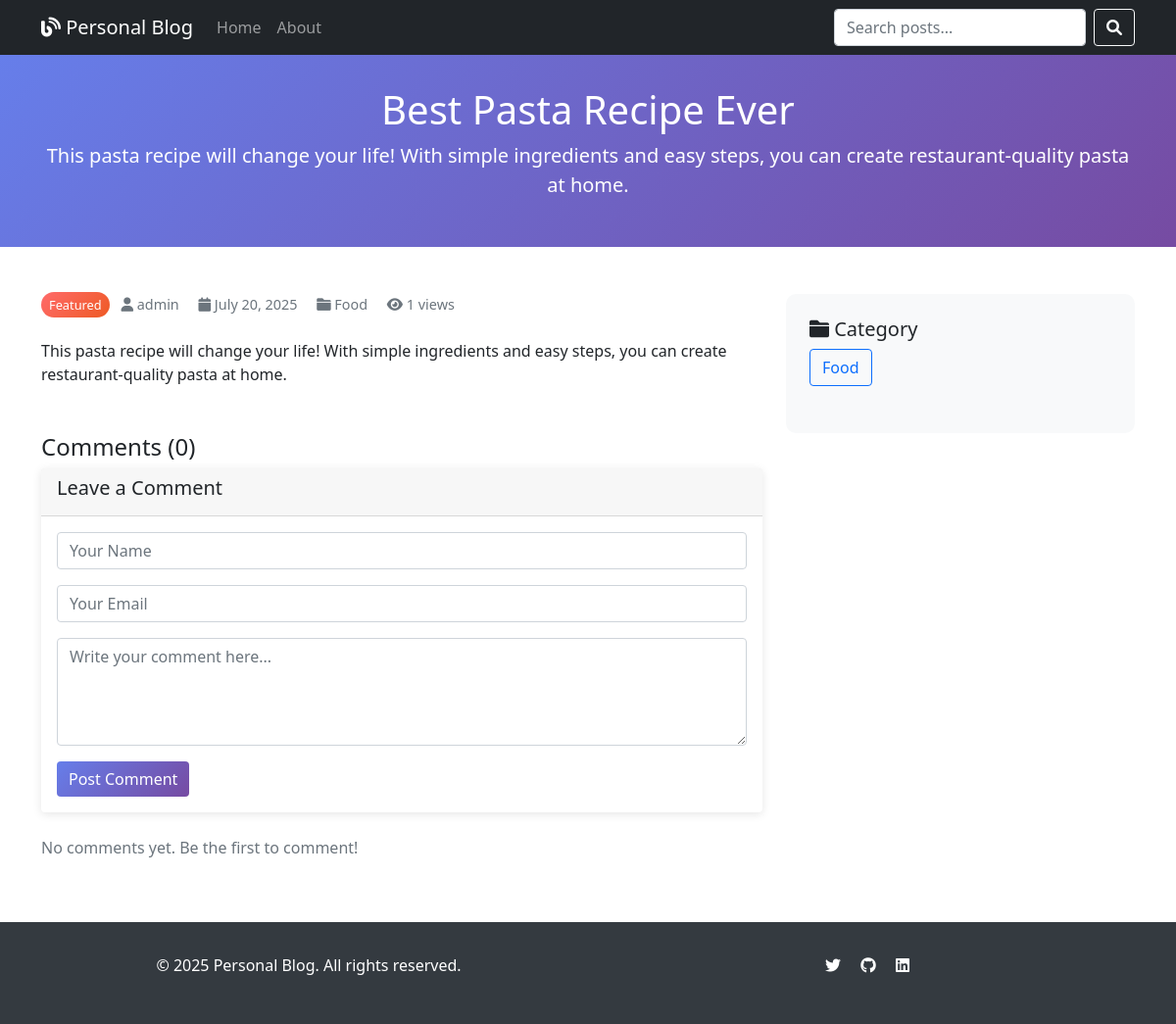
Page /post/best-pasta-recipe-ever/ on the committed database.
### blog/models.py (models this page shows, shortened)
class Post(models.Model):
    STATUS_CHOICES = [
        ('draft', 'Draft'),
        ('published', 'Published'),
    ]
    title = models.CharField(max_length=200)
    slug = models.SlugField(max_length=200, unique=True)
    author = models.ForeignKey(User, on_delete=models.CASCADE, related_name='blog_posts')
    category = models.ForeignKey(Category, on_delete=models.CASCADE, related_name='posts')
    content = models.TextField()
    excerpt = models.TextField(max_length=300, blank=True, help_text="Short description of the post")
    featured_image = models.ImageField(upload_to='blog_images/', blank=True, null=True)
    status = models.CharField(max_length=10, choices=STATUS_CHOICES, default='draft')
    created_at = models.DateTimeField(auto_now_add=True)
    updated_at = models.DateTimeField(auto_now=True)
    published_at = models.DateTimeField(blank=True, null=True)
    views = models.PositiveIntegerField(default=0)
    featured = models.BooleanField(default=False)
    class Meta:
        ordering = ['-published_at', '-created_at']
    def save(self, *args, **kwargs):
        if self.status == 'published' and not self.published_at:
            self.published_at = timezone.now()
        if not self.excerpt:
            self.excerpt = self.content[:200] + "..." if len(self.content) > 200 else self.content
        super().save(*args, **kwargs)
        if self.featured_image:
            img = Image.open(self.featured_image.path)
            if img.height > 800 or img.width > 1200:
                output_size = (1200, 800)
                img.thumbnail(output_size)
                img.save(self.featured_image.path)
    def increment_views(self):
        self.views += 1
        self.save(update_fields=['views'])

class Category(models.Model):
    name = models.CharField(max_length=100, unique=True)
    slug = models.SlugField(max_length=100, unique=True)
    description = models.TextField(blank=True)
    created_at = models.DateTimeField(auto_now_add=True)
    class Meta:
        verbose_name_plural = "Categories"
        ordering = ['name']
    def get_absolute_url(self):
        return reverse('blog:category_posts', kwargs={'slug': self.slug})

### blog/views.py (the view)
# urls.py: path('post/<slug:slug>/', views.PostDetailView.as_view(), name='post_detail'),
class PostDetailView(DetailView):
    model = Post
    template_name = 'blog/post_detail.html'
    context_object_name = 'post'
    def get_object(self):
        post = get_object_or_404(Post, slug=self.kwargs['slug'], status='published')
        post.increment_views()
        return post
    def get_context_data(self, **kwargs):
        context = super().get_context_data(**kwargs)
        context['comments'] = self.object.comments.filter(active=True)
        context['comment_form'] = CommentForm()
        context['related_posts'] = Post.objects.filter(
            category=self.object.category,
            status='published'
        ).exclude(id=self.object.id)[:3]
        return context
    def post(self, request, *args, **kwargs):
        self.object = self.get_object()
        form = CommentForm(request.POST)
        if form.is_valid():
            comment = form.save(commit=False)
            comment.post = self.object
            comment.save()
            messages.success(request, 'Your comment has been added successfully!')
            return self.get(request, *args, **kwargs)
        context = self.get_context_data()
        context['comment_form'] = form
        return render(request, self.template_name, context)

### blog/forms.py
class CommentForm(forms.ModelForm):
    class Meta:
        model = Comment
        fields = ['name', 'email', 'content']
        widgets = {
            'name': forms.TextInput(attrs={'class': 'form-control', 'placeholder': 'Your Name'}),
            'email': forms.EmailInput(attrs={'class': 'form-control', 'placeholder': 'Your Email'}),
            'content': forms.Textarea(attrs={
                'class': 'form-control',
                'rows': 4,
                'placeholder': 'Write your comment here...'
            }),
        }

### templates/blog/post_detail.html (shortened to what this page needs)
{% extends 'base.html' %}
{% block header %}{{ post.title }}{% endblock %}
{% block subheader %}{{ post.excerpt }}{% endblock %}
{% block content %}
<div class="row">
    <div class="col-lg-8">
        <article class="mb-5">
            <div class="post-meta mb-4">
                {% if post.featured %}
                <span class="featured-badge me-2">Featured</span>
                {% endif %}
                <i class="fas fa-user"></i> {{ post.author.get_full_name|default:post.author.username }}
                <i class="fas fa-calendar ms-3"></i> {{ post.published_at|date:"F d, Y" }}
                <i class="fas fa-folder ms-3"></i> {{ post.category.name }}
                <i class="fas fa-eye ms-3"></i> {{ post.views }} views
            </div>
            <div class="content">
                {{ post.content|linebreaks }}
            </div>
        </article>
        <div class="comments-section">
            <h4>Comments ({{ comments.count }})</h4>
            <div class="card mb-4">
                <div class="card-header">
                    <h5>Leave a Comment</h5>
                </div>
                <div class="card-body">
                    <form method="post">
                        <div class="mb-3">
                            {{ comment_form.name }}
                        </div>
                        <div class="mb-3">
                            {{ comment_form.email }}
                        </div>
                        <div class="mb-3">
                            {{ comment_form.content }}
                        </div>
                        <button type="submit" class="btn btn-primary">Post Comment</button>
                    </form>
                </div>
            </div>
            {% for comment in comments %}
            <div class="card mb-3">
                <div class="card-body">
                    <div class="d-flex justify-content-between">
                        <h6 class="card-title">{{ comment.name }}</h6>
                        <small class="text-muted">{{ comment.created_at|date:"M d, Y H:i" }}</small>
                    </div>
                    <p class="card-text">{{ comment.content|linebreaks }}</p>
                </div>
            </div>
            {% empty %}
            <p class="text-muted">No comments yet. Be the first to comment!</p>
            {% endfor %}
        </div>
    </div>
    <div class="col-lg-4">
        <div class="sidebar">
            <div class="mb-4">
                <h5><i class="fas fa-folder"></i> Category</h5>
                <a href="{{ post.category.get_absolute_url }}" class="btn btn-outline-primary">
                    {{ post.category.name }}
                </a>
            </div>
        </div>
    </div>
</div>
{% endblock %}

### templates/base.html (style rules this page uses)
.card { transition: transform 0.3s ease; border: none; box-shadow: 0 2px 10px rgba(0,0,0,0.1); }
.post-meta { color: #6c757d; font-size: 0.9rem; }
.featured-badge { background: linear-gradient(135deg, #ff6b6b, #ee5a24); color: white; padding: 0.25rem 0.5rem; border-radius: 15px; font-size: 0.8rem; }
.sidebar { background-color: #f8f9fa; border-radius: 10px; padding: 1.5rem; }
.btn-primary { background: linear-gradient(135deg, #667eea 0%, #764ba2 100%); border: none; }

### rows in the picture
Post: title "Best Pasta Recipe Ever", excerpt "This pasta recipe will change your life! With simple ingredients and easy steps, you can create restaurant-quality pasta at home.", author.get_full_name "admin", published_at "July 20, 2025", category.name "Food", views "1", content "This pasta recipe will change your life! With simple ingredients and easy steps, you can create restaurant-quality pasta at home."

### other values in the picture
{{ comments.count }} "0"
